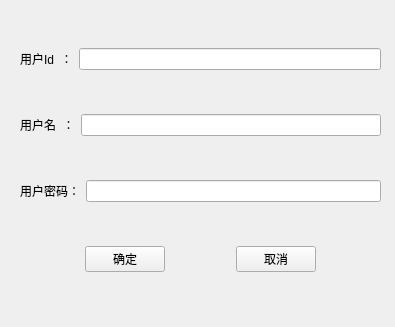
<?xml version="1.0" encoding="UTF-8"?>
<ui version="4.0">
 <class>AddUserForm</class>
 <widget class="QWidget" name="AddUserForm">
  <property name="geometry">
   <rect>
    <x>0</x>
    <y>0</y>
    <width>395</width>
    <height>327</height>
   </rect>
  </property>
  <property name="windowTitle">
   <string>Form</string>
  </property>
  <widget class="QWidget" name="">
   <property name="geometry">
    <rect>
     <x>20</x>
     <y>10</y>
     <width>361</width>
     <height>301</height>
    </rect>
   </property>
   <layout class="QVBoxLayout" name="verticalLayout">
    <item>
     <layout class="QHBoxLayout" name="horizontalLayout">
      <item>
       <widget class="QLabel" name="label_2">
        <property name="text">
         <string>用户Id  ：</string>
        </property>
       </widget>
      </item>
      <item>
       <widget class="QLineEdit" name="userIdEdit"/>
      </item>
     </layout>
    </item>
    <item>
     <layout class="QHBoxLayout" name="horizontalLayout_2">
      <item>
       <widget class="QLabel" name="label">
        <property name="text">
         <string>用户名  ：</string>
        </property>
       </widget>
      </item>
      <item>
       <widget class="QLineEdit" name="userNameEdit"/>
      </item>
     </layout>
    </item>
    <item>
     <layout class="QHBoxLayout" name="horizontalLayout_3">
      <item>
       <widget class="QLabel" name="label_3">
        <property name="text">
         <string>用户密码：</string>
        </property>
       </widget>
      </item>
      <item>
       <widget class="QLineEdit" name="userPasswordEdit"/>
      </item>
     </layout>
    </item>
    <item>
     <layout class="QHBoxLayout" name="horizontalLayout_4">
      <item>
       <spacer name="horizontalSpacer_2">
        <property name="orientation">
         <enum>Qt::Horizontal</enum>
        </property>
        <property name="sizeHint" stdset="0">
         <size>
          <width>40</width>
          <height>20</height>
         </size>
        </property>
       </spacer>
      </item>
      <item>
       <widget class="QPushButton" name="SaveBtn">
        <property name="text">
         <string>确定</string>
        </property>
       </widget>
      </item>
      <item>
       <spacer name="horizontalSpacer">
        <property name="orientation">
         <enum>Qt::Horizontal</enum>
        </property>
        <property name="sizeHint" stdset="0">
         <size>
          <width>40</width>
          <height>20</height>
         </size>
        </property>
       </spacer>
      </item>
      <item>
       <widget class="QPushButton" name="cancelBtn">
        <property name="text">
         <string>取消</string>
        </property>
       </widget>
      </item>
      <item>
       <spacer name="horizontalSpacer_3">
        <property name="orientation">
         <enum>Qt::Horizontal</enum>
        </property>
        <property name="sizeHint" stdset="0">
         <size>
          <width>40</width>
          <height>20</height>
         </size>
        </property>
       </spacer>
      </item>
     </layout>
    </item>
   </layout>
  </widget>
 </widget>
 <resources/>
 <connections/>
</ui>
